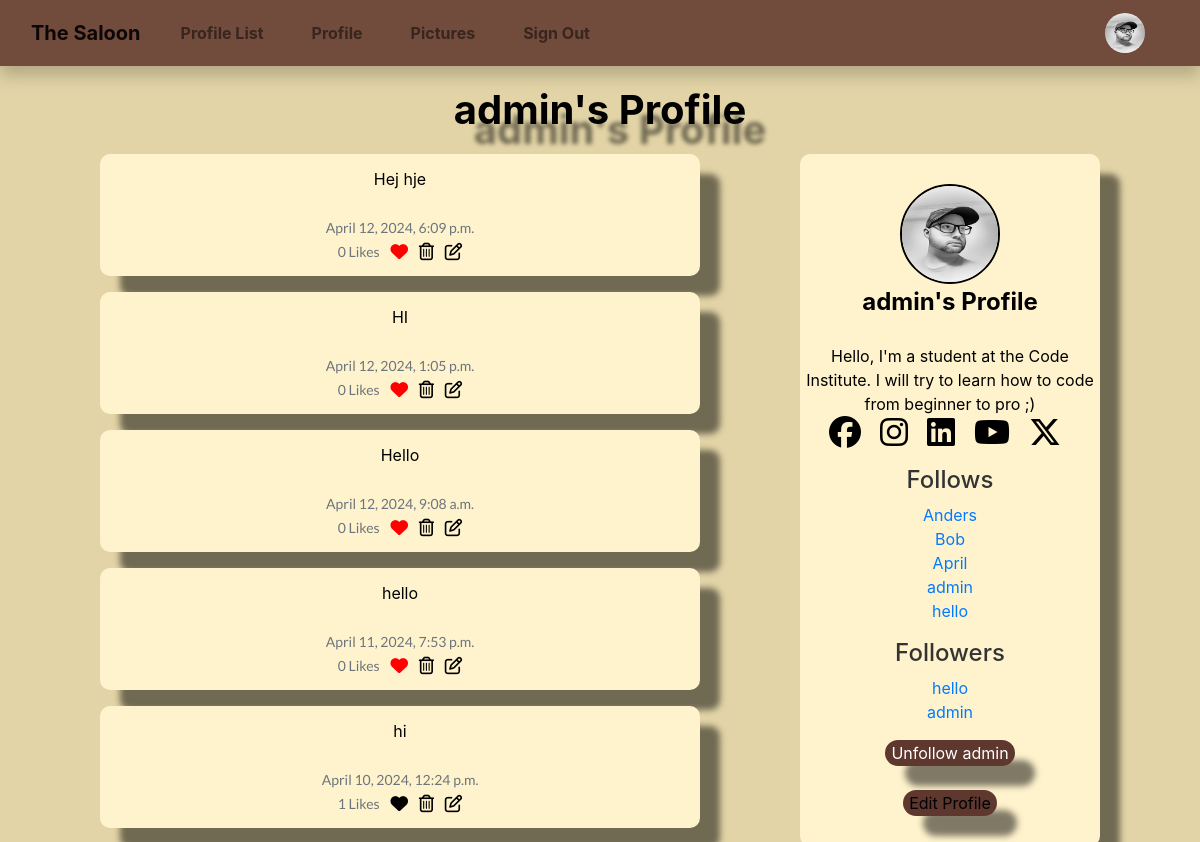
The app's page /profile/1 (signed in, upper part), older data.
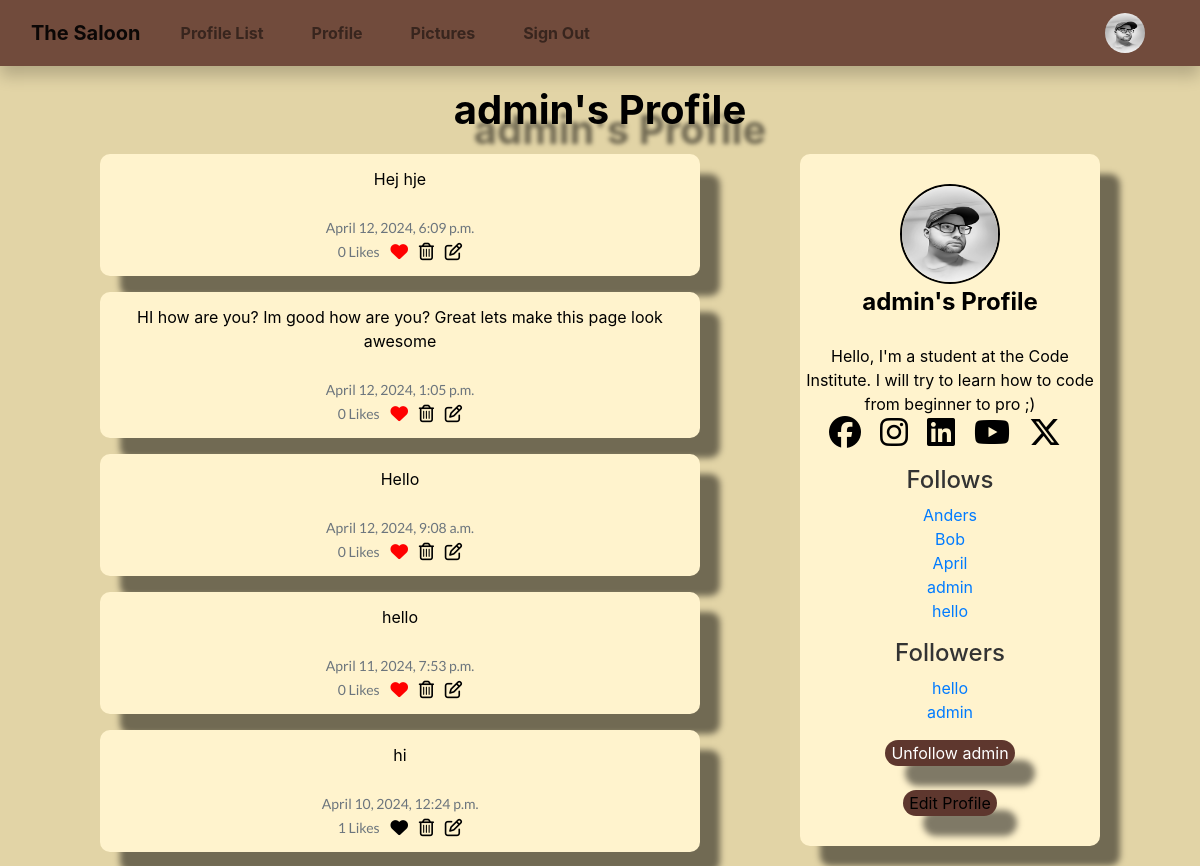
The same page, newer data.
### the_saloon/models.py (models this page shows, shortened)
class Shout(models.Model):
    user = models.ForeignKey(
        User, related_name="shouts",
        on_delete=models.DO_NOTHING
    )
    body = models.CharField(max_length=200)
    created_at = models.DateTimeField(auto_now_add=True)
    likes = models.ManyToManyField(User, related_name="shout_like", blank=True)
    def number_of_likes(self):
        return self.likes.count()

### the_saloon/views.py (the view, shortened to what this page needs)
# urls.py: path('profile/<int:pk>', views.profile, name='profile'),
def profile(request, pk):
    if request.user.is_authenticated:
        profile = Profile.objects.get(user_id=pk)
        shouts = Shout.objects.filter(user_id=pk).order_by("-created_at")
        return render(request, "profile.html", {"profile": profile,
                                                "shouts": shouts})
    else:
        messages.success(request, ("You must login to see this page..."))
        return redirect('home')

### the_saloon/models.py (called while the page is built)
    def __str__(self):
        return self.user.username

### the_saloon/templates/profile.html (shortened to what the changed rows need)
{% extends 'base.html' %}
{% load static %}
{% block content %}
{% if profile %}
<h1 class="profil text-center">{{ profile.user.username }}'s Profile</h1>
<div class="container-fluid">
  <div class="row">
      <div class="col-xs-12 col-sm-12 col-md-8 order-md-1 text-center">
          <div class="container2 mx-auto">
            {% if shouts%}
            {% for shout in shouts %}
            <div class="alert" role="alert">
              {{ shout.body }}<br/><br/>
              <small class="text-muted" style="font-family: Lato, serif;">
                {{ shout.created_at }}
                <br/>
                {{ shout.number_of_likes }} Likes
                &nbsp;&nbsp;
                {% if user in shout.likes.all %}
                <a href="{% url 'shout_like' shout.id %}"><i class="fa-lg fa-solid fa-heart" style="color:black"></i></a>
                {% else %}
                <a href="{% url 'shout_like' shout.id %}"></a>
                {% endif %}
                {% if request.user.username == profile.user.username %}
                <a href="{% url 'delete_shout' shout.id %}"></a>
                <a href="{% url 'edit_shout' shout.id %}"></a>
                {% endif %}
              </small>
            </div>
            {% endfor %}
            {% endif %}
          </div>
      </div>
  </div>
</div>
{% endif %}
{% endblock %}

Row changes from the older to the newer data that the page shows:
changed Shout: body "HI" → "HI how are you? Im good how are you? Great lets make this page look awesome"
